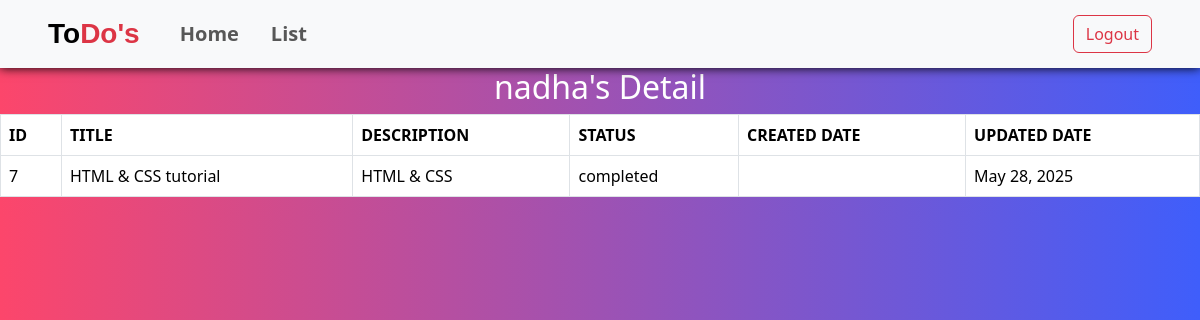
/todo/detail/7/ (signed in), run on the app's committed database.
### Todoapp/models.py (models this page shows, shortened)
class Todo(models.Model):
    title = models.CharField(max_length=60)
    description = models.TextField()
    options  = {
    'pending' : 'pending',
    'completed' : 'completed',
    'ongoing' : 'ongoing'
    }
    status = models.CharField(max_length=50,choices=options)
    created_date = models.DateField(auto_now_add=True)
    updated_date=models.DateField(auto_now=True)
    user = models.ForeignKey(User,on_delete=models.CASCADE)

### Todoapp/views.py (the view)
# urls.py: path('todo/detail/<int:pk>/',views.TodoDetailView.as_view(),name='todo-detail'),
class TodoDetailView(View):
    def get (self,request,*args,**kwargs):
        id=kwargs.get("pk")
        todo_obj=Todo.objects.get(id=id,user=request.user)# only the particular user can see their detail of their own list
        return render (request,'tododetail.html',{'data':todo_obj})

### Todoapp/templates/tododetail.html (shortened to what this page needs)
{%extends 'base.html'%}
{%block main_block%}
<h2 style="text-align: center; color: white;">{{request.user}}'s Detail</h2>
    <table class="table table-bordered">
        <tr>
            <th>ID</th>
            <th>TITLE</th>
            <th>DESCRIPTION</th>
            <th>STATUS</th>
            <th>CREATED DATE</th>
            <th>UPDATED DATE</th>
        </tr>
        <tr>
            <td>{{data.id}}</td>
            <td>{{data.title}}</td>
            <td>{{data.description}}</td>
            <td>{{data.status}}</td>
            <td>{{data.created_data}}</td>
            <td>{{data.updated_date}}</td>
        </tr>
    </table>
{%endblock%}

### Todoapp/templates/base.html (style rules this page uses)
body { background: linear-gradient(90deg, #FC466B 0%, #3F5EFB 100%) }

### data on the page
Todo: id "7", title "HTML & CSS tutorial", description "HTML & CSS", status "completed", updated_date "May 28, 2025"

### other printed values
{{ request.user }} "nadha"
